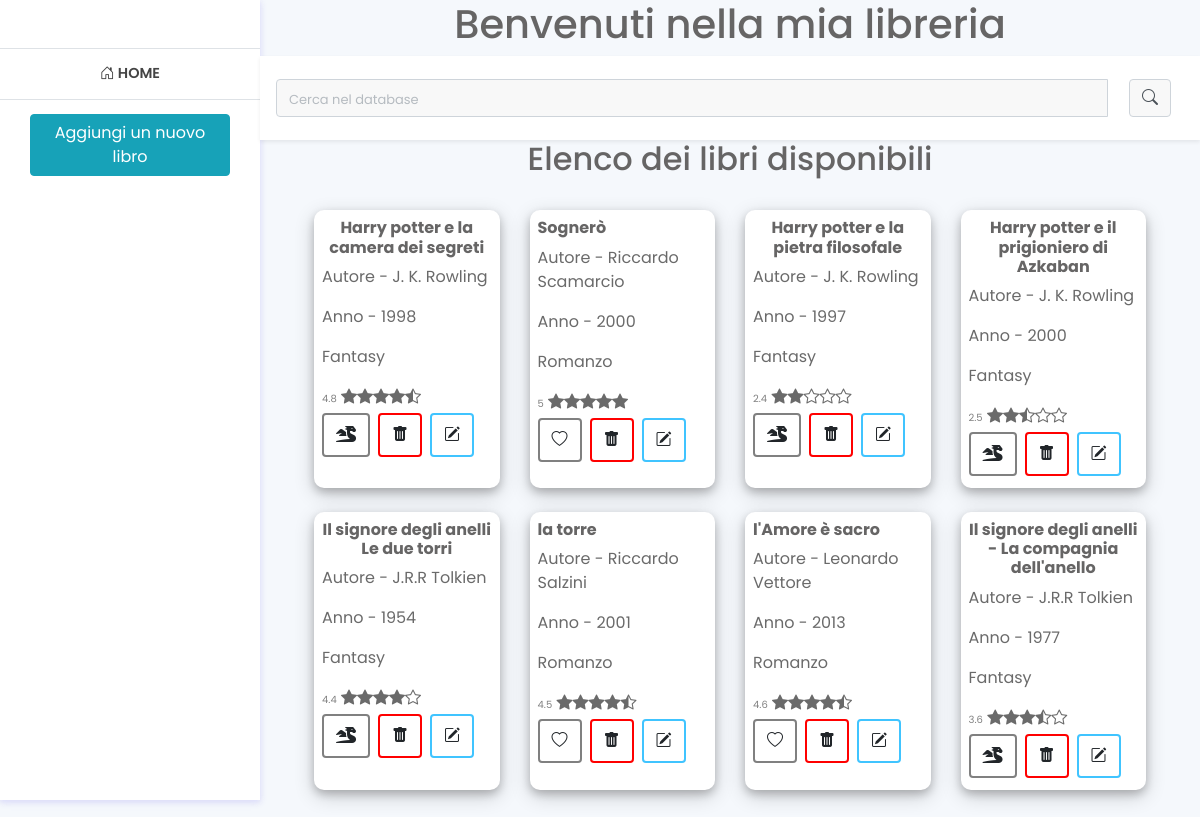
Before: / with the older database file.
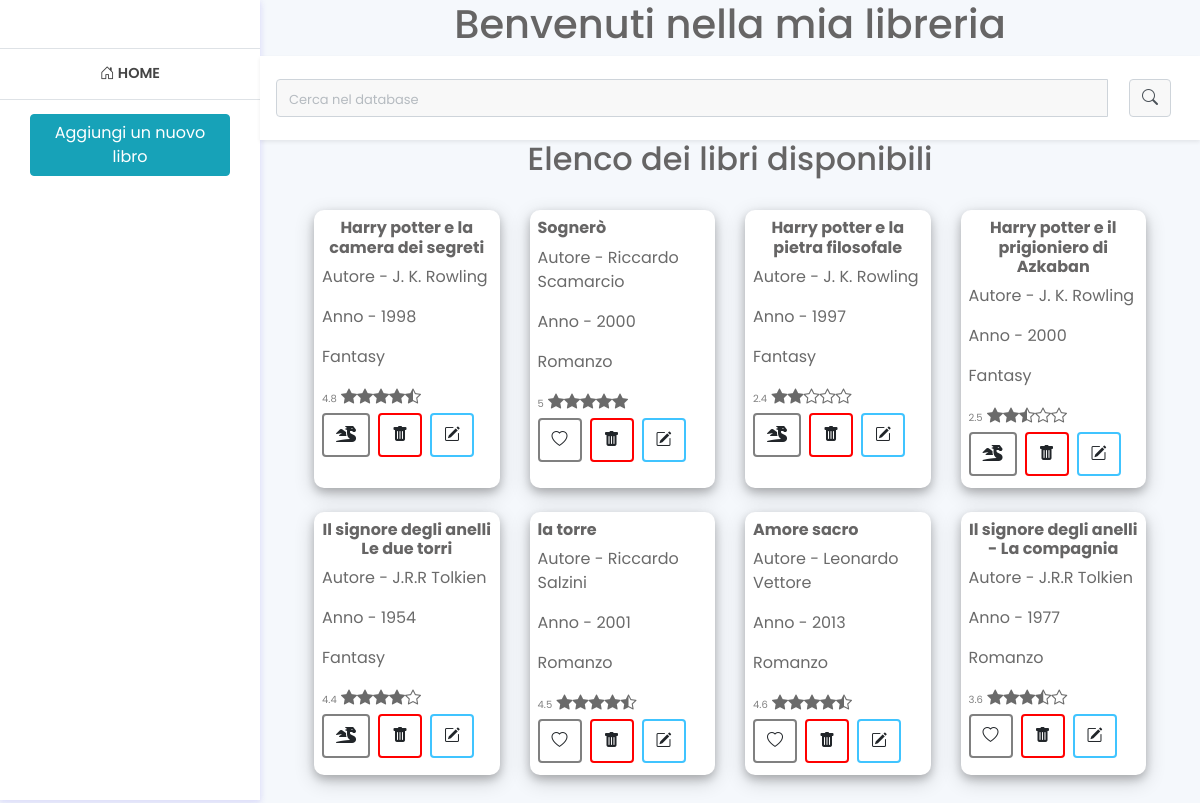
After: the same page with the newer database file.
### tables this page shows
CREATE TABLE `libri` (
  `id` int(11) NOT NULL,
  `titolo` varchar(100) NOT NULL,
  `autore` varchar(100) NOT NULL,
  `anno_pubblicazione` int(4) NOT NULL,
  `genere` varchar(100) NOT NULL
);

### libro_singolo.php (the view, shortened to what this page needs)
<?php
$rating = (mt_rand(0, 40) / 10) + 1;
?>
<div class="col-lg-3 col-md-4 col-sm-6 mb-4">
    <div class="card h-100 w-100">
        <div class="product-detail-container p-2">
            <div class="d-flex justify-content-between align-items-center">
                <h6 class="fs-6 font-weight-bold text-center">
                    <?php echo $book['titolo']; ?>
                </h6>
            </div>
            <div class="d-flex  align-items-center">
                <blockquote class="author-name" data-author-id="<?php echo $book['id']; ?>">
                    <?php echo "Autore - ". $book['autore']; ?>
                </blockquote>
            </div>
            <div class="d-flex bi align-items-center">
                <blockquote class="anno_pubblicazione" data-author-id="<?php echo $book['id']; ?>">
                    <?php echo "Anno - ". $book['anno_pubblicazione']; ?>
                </blockquote>
            </div>
            <div class="">
                <blockquote class="genere" data-author-id="<?php echo $book['id']; ?>">
                    <?php echo $book['genere']; ?>
                </blockquote>
            </div>
            <div class="rating">
        <span class="rating-number"><?php echo $rating; ?></span>
        <?php
        for ($i = 1; $i <= 5; $i++) {
            if ($rating >= $i - 0.5) {
                if ($rating >= $i) {
                    echo '<i class="bi bi-star-fill"></i>';
                } else {
                    echo '<i class="bi bi-star-half"></i>';
                }
            } else {
                echo '<i class="bi bi-star"></i>';
            }
        }
        ?>
    </div>
            <div class="d-flex justify-content-between align-items-center pt-1">
                <div class="color-select d-flex">
                    <?php
                    $genre = $book['genere'];
                    $icon_class = '';
                    switch ($genre) {
                        case 'Fantasy':
                            $icon_class = 'fas fa-dragon';
                            break;
                        case 'Romanzo':
                            $icon_class = 'bi bi-heart';
                            break;
                    }
                    ?>
                    <button type="button" class="btn creme" style="padding: 8px 12px;"><i
                            class="<?php echo $icon_class; ?>"></i></button>
                            <a href='RimuovereLibro.php?id=<?php echo $book['id']; ?>' class="btn red ml-2 d-flex align-items-center" onclick="return confirm('Sei sicuro di voler eliminare questo libro?')">
    <i class="bi bi-trash-fill"></i>
</a>
                    <a href='modificazione_libro.php?id=<?php echo $book['id']; ?>' class="btn blue ml-2 d-flex align-items-center"><i
                            class="bi bi-pencil-square"></i></a>
                </div>
            </div>
            <div class="d-flex justify-content-between align-items-center pt-1">
</div>
        </div>
    </div>
</div>

### navbar.php (shortened to what this page needs)
<!DOCTYPE html>
<html lang="en">
<head>
    <link rel="stylesheet" href="https://cdn.jsdelivr.net/npm/bootstrap-icons@1.7.2/font/bootstrap-icons.css" />
    <link href="https://cdnjs.cloudflare.com/ajax/libs/font-awesome/5.15.4/css/all.min.css" rel="stylesheet">
    <link href="https://stackpath.bootstrapcdn.com/bootstrap/4.5.2/css/bootstrap.min.css" rel="stylesheet">
    <link rel="stylesheet" href="assets/css/styles.php">
</head>
<body>
    <header class="head">
        <div class="logo border-bottom">
        </div>
        <div id="navbarSupportedContent" class="navcol pt-0 d-none d-lg-block">
            <ul>
                <li class="border-bottom text-center">
                    <a href="index.php"><i class="bi bi-house-door"></i> Home</a>
                </li>
                <li class="nav-item">
                    <button class="btn btn-info" data-toggle="modal" data-target="#exampleModal">Aggiungi un nuovo libro</button>
                </li>
            </ul>
        </div>
    </header>
    <div class="main-content">
        <h1 class="text-center">Benvenuti nella mia libreria</h1>
        <div class="nav-bar sticky-top sticky-top-xl bg-white shadow-sm w-100 p-3">
            <div class="row  align-items-center">
                <div class="col-12">
                    <div class="input-group mb-0">
                        <form class="form-inline input-group align-items-center mb-0 " action="search.php" method="GET">
                            <input class="form-control border-end-0  mr-sm-2" type="search" placeholder="Cerca nel database"
                                aria-label="Search" name="query">
                            <button class="btn" type="submit">
                                <span class="input-group-text sit border-start-0" id="basic-addon2">
                                    <i class="bi bi-search">
                                    </i>
                                </span>
                            </button>
                        </form>
                    </div>
                </div>
            </div>
        </div>

### index.php (shortened to what this page needs)
<?php
include('navbar.php');
include('databaseaccess.php');
include('funzioni.php');
$books = getAllBooks($conn);
?>
<div class="container">
    <h2 class="text-center">Elenco dei libri disponibili</h2>
    <?php if ($books): ?>
        <?php displayBooks($books); ?>
    <?php else: ?>
        <p>Nessun libro trovato</p>
    <?php endif; ?>
</div>
<?php
include('footer.php');
?>

### funzioni.php (shortened to what this page needs)
<?php
function getAllBooks($conn)
{
    $sql = "SELECT * FROM libri";
    $result = mysqli_query($conn, $sql);
    return ($result && mysqli_num_rows($result) > 0) ? mysqli_fetch_all($result, MYSQLI_ASSOC) : false;
}
function displayBooks($books, $selected_genere = null)
{
    if ($books) {
        ?>
        <div class="section-container p-2 p-xl-4">
            <div class="row m-0 row-cols-1 row-cols-md-3 g-4">
                <?php foreach ($books as $book) { ?>
                    <?php include 'libro_singolo.php'; ?>
                <?php } ?>
            </div>
        </div>
    <?php } else {
        echo "Nessun libro trovato.";
    }
}
?>

### footer.php (shortened to what this page needs)
</body>
</html>

Changed rows visible on the page:
changed libri "Leonardo Vettore": titolo "l'Amore è sacro" → "Amore sacro"
changed libri: titolo "Il signore degli anelli - La compagnia dell'anello" → "Il signore degli anelli - La compagnia"; genere "Fantasy" → "Romanzo"
